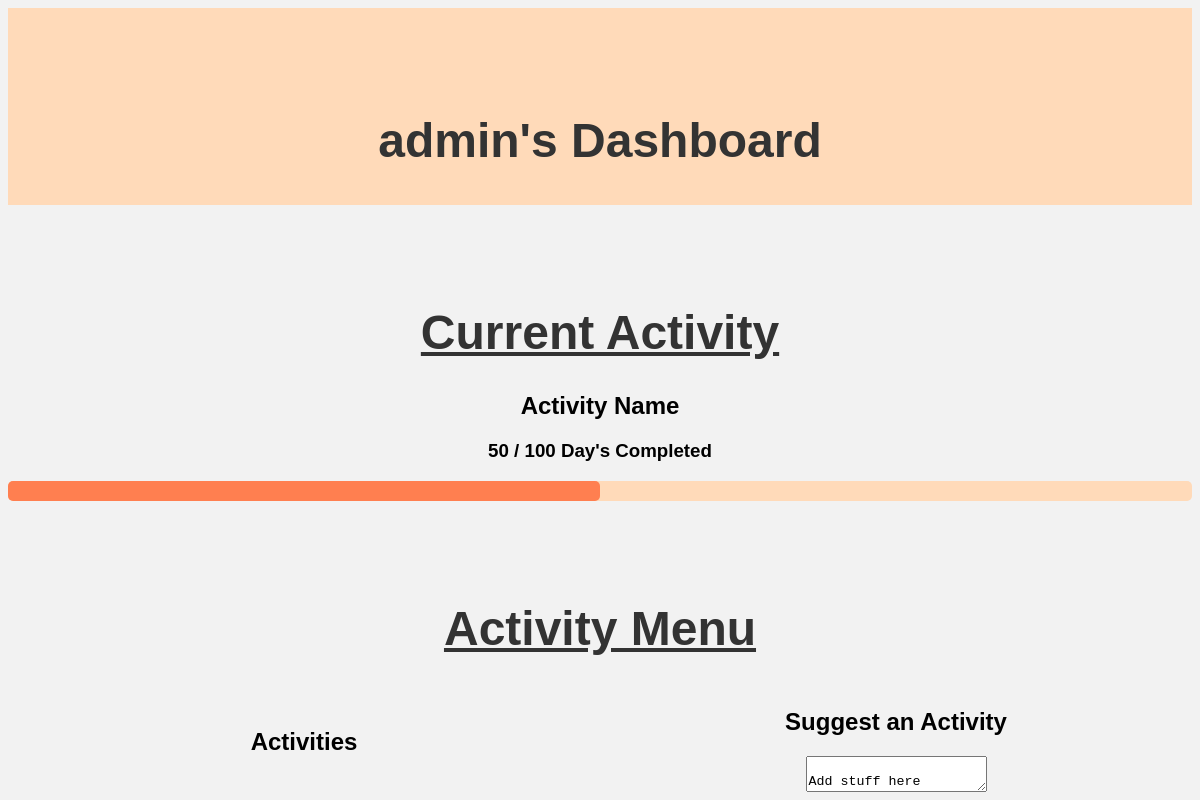
/downtimeTracker/dashboard/admin, run on an earlier commit of the app's database.
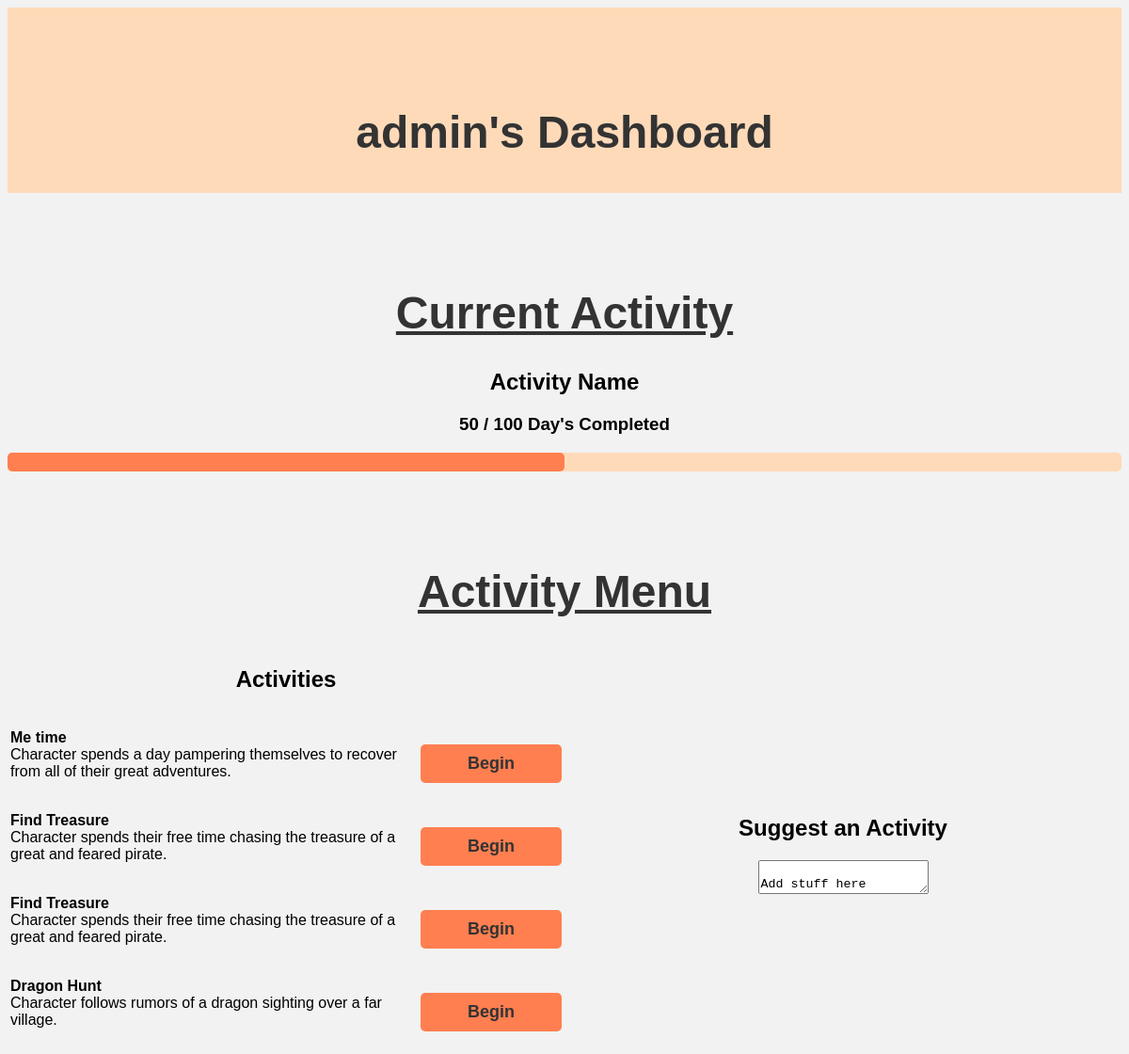
And on a later commit of the database.
### DowntimeTracker/models.py (models this page shows, shortened)
class Activity(models.Model):
    title = models.CharField(max_length=30, help_text='Name of this type of Activity')
    description = models.CharField(max_length=150, help_text="The description of the Activity")
    player = models.CharField(max_length=30, help_text="Name of player currently working", default="")
    date_started = models.DateField()
    days = models.IntegerField(default=7) #TODO: Figure out params
    days_completed = models.IntegerField(default=0) #TODO: Figure out params
    hidden = models.BooleanField(default=False, help_text="Can all players see this activity?")
    class Meta: ordering = ['-title']

### DowntimeTracker/views.py (the view)
# urls.py: path('dashboard/<name>', views.dashboard, name='dashboard'),
def dashboard(request, name):
    current_activitys = Activity.objects.filter(player=name)
    all_activities = Activity.objects.all()
    if len(current_activitys) > 0:
        current_activity = current_activitys[0]
        percentage = int(round(current_activity.days_completed / current_activity.days, 2) * 100)
    else:
        current_activity = None
        percentage = 0
    return render(request, "dashboard.html", {"name": name, "currentActivity": current_activity, "percentage":  percentage, "allActivities":all_activities})

### DowntimeTracker/templates/dashboard.html (shortened to what this page needs)
{% load static %}
<!DOCTYPE html>
<html lang="en">
	<head>
        <link rel="stylesheet" href="{% static 'style.css' %}">
    </head>
	<body>
        <div class="header">
            <h1><strong>{{ name }}'s Dashboard</strong></h1>
        </div>
        <div>
            <h1><u>Current Activity</u></h1>
            <h2>Activity Name</h2>
            <h3>50 / 100 Day's Completed</h3>
            <div class="progress">
                <div class="progress-bar" role="progressbar" aria-valuenow="50" aria-volumemin="0" aria-valuemax="100"></div>
            </div>
        </div>
        <h1><u>Activity Menu</u></h1>
        <div class="row">
            <div class="column">
                <h2>Activities</h2>
                <table style="width: 100%;">
                    {% for activity in allActivities %}
                    <td class="row">
                        <p style="display: inline-block; text-align: left;" class="column"><strong>{{ activity.title }}</strong><br>{{ activity.description }}</p>
                        <button class="align-right; column; button">
                            <strong>Begin</strong>
                        </button>
                    </td>
                    {% endfor %}
                </table>
            </div>
            <div class="column">
                <h2>Suggest an Activity</h2>
                <textarea>
                    Add stuff here
                </textarea>
            </div>
        </div>
	</body>
</html>

What changed in the data, as far as the page shows it:
added Activity: title "Me time", description "Character spends a day pampering themselves to recover from all of their great adventures."
added Activity: title "Find Treasure", description "Character spends their free time chasing the treasure of a great and feared pirate."
added Activity: title "Find Treasure", description "Character spends their free time chasing the treasure of a great and feared pirate."
added Activity: title "Dragon Hunt", description "Character follows rumors of a dragon sighting over a far village."
